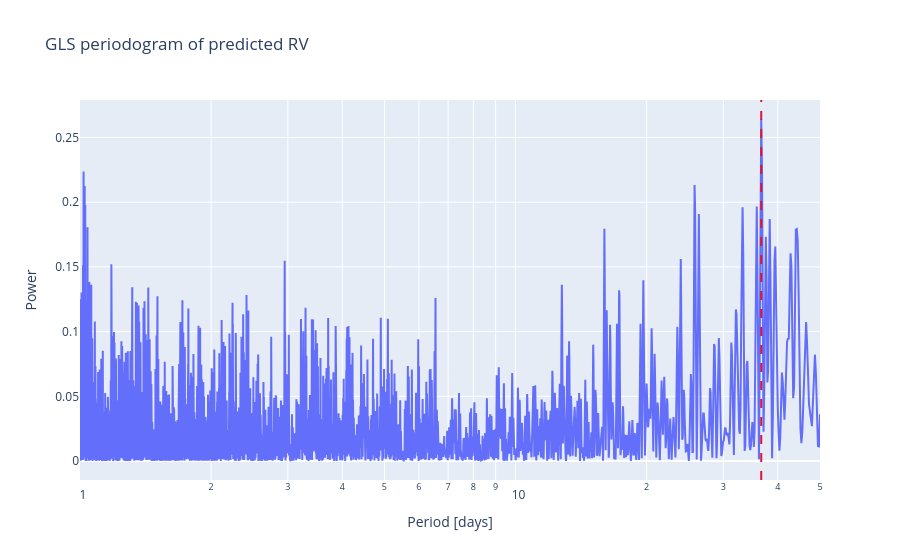

Here is the notebook cell this chart was saved with:
### Markdown cell above
# New

HD209458_esp19_2_linear_corrected

### Code cell
from astropy.timeseries import LombScargle

gls_input_df = (
    star_prediction_df[['rjd', 'predicted_true_vrad']]
    .dropna()
    .sort_values('rjd')
    .copy()
)

gls = LombScargle(
    gls_input_df['rjd'].to_numpy(),
    gls_input_df['predicted_true_vrad'].to_numpy(),
    center_data=True,
    fit_mean=True,
)

min_period = 1
max_period = 50

min_frequency = 1 / max_period
max_frequency = 1 / min_period

frequency, power = gls.autopower(
    minimum_frequency=min_frequency,
    maximum_frequency=max_frequency,
)

#frequency, power = gls.autopower()


best_frequency = frequency[np.argmax(power)]
best_period = 1 / best_frequency

gls_periodogram_df = pd.DataFrame(
    {
        'frequency': frequency,
        'period': 1 / frequency,
        'power': power,
    }
).sort_values('period')

fig = go.Figure()
fig.add_trace(
    go.Scatter(
        x=gls_periodogram_df['period'],
        y=gls_periodogram_df['power'],
        mode='lines',
        name='GLS power',
        hovertemplate='period=%{x:.6f} d<br>power=%{y:.6f}<extra></extra>',
    )
)
fig.add_vline(
    x=best_period,
    line_dash='dash',
    line_color='crimson',
    annotation_text=f'best period = {best_period:.6f} d',
    annotation_position='top right',
)
fig.update_layout(
    title='GLS periodogram of predicted RV',
    xaxis_title='Period [days]',
    yaxis_title='Power',
)
fig.update_xaxes(type='log', range=[np.log10(1), np.log10(50)])
fig.show()

pd.Series(
    {
        'best_frequency': best_frequency,
        'best_period_days': best_period,
        'max_power': power.max(),
    }
)

### Figure 1 — Plotly figure (JSON) as saved in the notebook; plotly's stock layout.template omitted (floating-point values rounded to 4 significant figures; data arrays with more than 128 entries replaced by an {"elided": "..."} marker saying what was removed)
{"data": [{"hovertemplate": "period=%{x:.6f} d<br>power=%{y:.6f}<extra></extra>", "mode": "lines", "name": "GLS power", "type": "scatter", "x": {"elided": "9011 float values"}, "y": {"elided": "9011 float values"}}], "layout": {"annotations": [{"showarrow": false, "text": "best period = 36.647376 d", "x": 36.65, "xanchor": "left", "xref": "x", "y": 1, "yanchor": "top", "yref": "y domain"}], "shapes": [{"line": {"color": "crimson", "dash": "dash"}, "type": "line", "x0": 36.65, "x1": 36.65, "xref": "x", "y0": 0, "y1": 1, "yref": "y domain"}], "title": {"text": "GLS periodogram of predicted RV"}, "xaxis": {"range": [0, 1.699], "title": {"text": "Period [days]"}, "type": "log"}, "yaxis": {"title": {"text": "Power"}}}}
